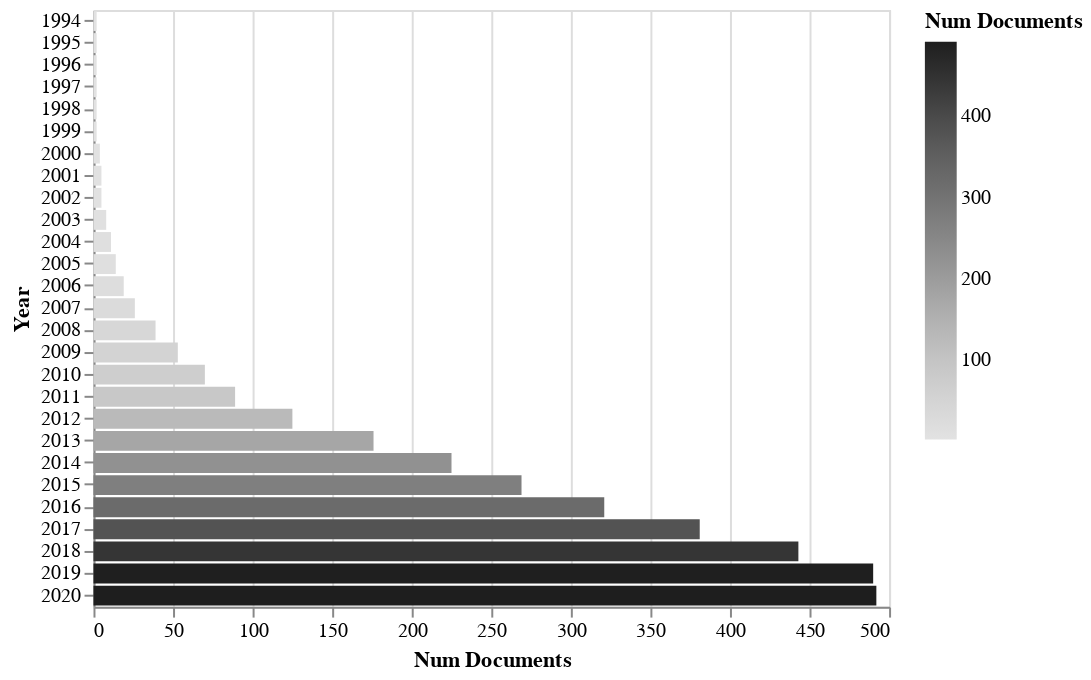

The notebook cell this image was saved under:
### Code cell
rdf.documents_by_year(cumulative=True).barhplot('altair')

### Figure 1 — Vega-Lite specification as saved in the notebook (floating-point values rounded to 4 significant figures)
{"$schema": "https://vega.github.io/schema/vega-lite/v3.4.0.json", "config": {"mark": {"tooltip": null}, "view": {"height": 300, "width": 400}}, "data": {"name": "data-bab207c833443f877d8201cd35678eb9"}, "datasets": {"data-bab207c833443f877d8201cd35678eb9": [{"Num Documents": 2, "Year": 1994}, {"Num Documents": 2, "Year": 1995}, {"Num Documents": 2, "Year": 1996}, {"Num Documents": 2, "Year": 1997}, {"Num Documents": 2, "Year": 1998}, {"Num Documents": 2, "Year": 1999}, {"Num Documents": 4, "Year": 2000}, {"Num Documents": 5, "Year": 2001}, {"Num Documents": 5, "Year": 2002}, {"Num Documents": 8, "Year": 2003}, {"Num Documents": 11, "Year": 2004}, {"Num Documents": 14, "Year": 2005}, {"Num Documents": 19, "Year": 2006}, {"Num Documents": 26, "Year": 2007}, {"Num Documents": 39, "Year": 2008}, {"Num Documents": 53, "Year": 2009}, {"Num Documents": 70, "Year": 2010}, {"Num Documents": 89, "Year": 2011}, {"Num Documents": 125, "Year": 2012}, {"Num Documents": 176, "Year": 2013}, {"Num Documents": 225, "Year": 2014}, {"Num Documents": 269, "Year": 2015}, {"Num Documents": 321, "Year": 2016}, {"Num Documents": 381, "Year": 2017}, {"Num Documents": 443, "Year": 2018}, {"Num Documents": 490, "Year": 2019}, {"Num Documents": 492, "Year": 2020}]}, "encoding": {"color": {"field": "Num Documents", "scale": {"scheme": "greys"}, "type": "quantitative"}, "x": {"field": "Num Documents", "type": "quantitative"}, "y": {"field": "Year", "sort": {"field": "Num Documents:Q"}, "type": "nominal"}}, "mark": "bar"}
